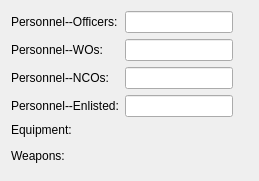
           <widget class="QWidget" name="personnelAndEquipmentTab">
            <attribute name="title">
             <string>Personnel and Equipment</string>
            </attribute>
            <layout class="QVBoxLayout" name="verticalLayout_18">
             <item>
              <layout class="QHBoxLayout" name="horizontalLayout_4">
               <item>
                <layout class="QVBoxLayout" name="verticalLayout_16">
                 <item>
                  <layout class="QGridLayout" name="gridLayout_2">
                   <item row="0" column="0">
                    <widget class="QLabel" name="Base_Personnel_Officers_label">
                     <property name="sizePolicy">
                      <sizepolicy hsizetype="Fixed" vsizetype="Preferred">
                       <horstretch>0</horstretch>
                       <verstretch>0</verstretch>
                      </sizepolicy>
                     </property>
                     <property name="text">
                      <string>Personnel--Officers:</string>
                     </property>
                    </widget>
                   </item>
                   <item row="0" column="1">
                    <widget class="QLineEdit" name="Base_Personnel_Officers">
                     <property name="sizePolicy">
                      <sizepolicy hsizetype="Preferred" vsizetype="Fixed">
                       <horstretch>0</horstretch>
                       <verstretch>0</verstretch>
                      </sizepolicy>
                     </property>
                    </widget>
                   </item>
                   <item row="1" column="0">
                    <widget class="QLabel" name="Base_Personnel_WOs_label">
                     <property name="sizePolicy">
                      <sizepolicy hsizetype="Fixed" vsizetype="Preferred">
                       <horstretch>0</horstretch>
                       <verstretch>0</verstretch>
                      </sizepolicy>
                     </property>
                     <property name="text">
                      <string>Personnel--WOs:</string>
                     </property>
                    </widget>
                   </item>
                   <item row="1" column="1">
                    <widget class="QLineEdit" name="Base_Personnel_WOs">
                     <property name="sizePolicy">
                      <sizepolicy hsizetype="Preferred" vsizetype="Fixed">
                       <horstretch>0</horstretch>
                       <verstretch>0</verstretch>
                      </sizepolicy>
                     </property>
                    </widget>
                   </item>
                   <item row="2" column="0">
                    <widget class="QLabel" name="Base_Personnel_NCOs_label">
                     <property name="sizePolicy">
                      <sizepolicy hsizetype="Fixed" vsizetype="Preferred">
                       <horstretch>0</horstretch>
                       <verstretch>0</verstretch>
                      </sizepolicy>
                     </property>
                     <property name="text">
                      <string>Personnel--NCOs:</string>
                     </property>
                    </widget>
                   </item>
                   <item row="2" column="1">
                    <widget class="QLineEdit" name="Base_Personnel_NCOs">
                     <property name="sizePolicy">
                      <sizepolicy hsizetype="Preferred" vsizetype="Fixed">
                       <horstretch>0</horstretch>
                       <verstretch>0</verstretch>
                      </sizepolicy>
                     </property>
                    </widget>
                   </item>
                   <item row="3" column="0">
                    <widget class="QLabel" name="Base_Personnel_Enlisted_label">
                     <property name="sizePolicy">
                      <sizepolicy hsizetype="Fixed" vsizetype="Preferred">
                       <horstretch>0</horstretch>
                       <verstretch>0</verstretch>
                      </sizepolicy>
                     </property>
                     <property name="text">
                      <string>Personnel--Enlisted:</string>
                     </property>
                    </widget>
                   </item>
                   <item row="3" column="1">
                    <widget class="QLineEdit" name="Base_Personnel_Enlisted">
                     <property name="sizePolicy">
                      <sizepolicy hsizetype="Preferred" vsizetype="Fixed">
                       <horstretch>0</horstretch>
                       <verstretch>0</verstretch>
                      </sizepolicy>
                     </property>
                    </widget>
                   </item>
                  </layout>
                 </item>
                 <item>
                  <layout class="QVBoxLayout" name="verticalLayout_3">
                   <item>
                    <widget class="QLabel" name="Base_Equipment_label">
                     <property name="text">
                      <string>Equipment:</string>
                     </property>
                    </widget>
                   </item>
                   <item>
                    <widget class="QWidget" name="Base_Equipment" native="true">
                     <property name="sizePolicy">
                      <sizepolicy hsizetype="Minimum" vsizetype="MinimumExpanding">
                       <horstretch>0</horstretch>
                       <verstretch>0</verstretch>
                      </sizepolicy>
                     </property>
                     <property name="minimumSize">
                      <size>
                       <width>0</width>
                       <height>0</height>
                      </size>
                     </property>
                     <property name="maximumSize">
                      <size>
                       <width>10000000</width>
                       <height>10000000</height>
                      </size>
                     </property>
                     <property name="element_container" stdset="0">
                      <string notr="true">parameter-data</string>
                     </property>
                     <property name="diable_if_multiple_selection" stdset="0">
                      <bool>true</bool>
                     </property>
                     <property name="element_type" stdset="0">
                      <string notr="true">aggregate_equipment</string>
                     </property>
                     <property name="column-map" stdset="0">
                      <string notr="true">Key=Equipment;Count=Amount;Pacing-Tracking=Pacing/Tracking;Category=Category</string>
                     </property>
                    </widget>
                   </item>
                  </layout>
                 </item>
                 <item>
                  <layout class="QVBoxLayout" name="verticalLayout_10">
                   <item>
                    <widget class="QLabel" name="Base_Weapons_label">
                     <property name="text">
                      <string>Weapons:</string>
                     </property>
                    </widget>
                   </item>
                   <item>
                    <widget class="QWidget" name="Base_Weapons" native="true">
                     <property name="sizePolicy">
                      <sizepolicy hsizetype="Minimum" vsizetype="MinimumExpanding">
                       <horstretch>0</horstretch>
                       <verstretch>0</verstretch>
                      </sizepolicy>
                     </property>
                     <property name="minimumSize">
                      <size>
                       <width>0</width>
                       <height>0</height>
                      </size>
                     </property>
                     <property name="maximumSize">
                      <size>
                       <width>10000000</width>
                       <height>10000000</height>
                      </size>
                     </property>
                     <property name="element_container" stdset="0">
                      <string notr="true">parameter-data</string>
                     </property>
                     <property name="diable_if_multiple_selection" stdset="0">
                      <bool>true</bool>
                     </property>
                     <property name="element_type" stdset="0">
                      <string notr="true">aggregate_weapons</string>
                     </property>
                     <property name="column-map" stdset="0">
                      <string notr="true">Key=Weapon;Count=Amount;Pacing-Tracking=Pacing/Tracking;Category=Category</string>
                     </property>
                    </widget>
                   </item>
                  </layout>
                 </item>
                </layout>
               </item>
               <item>
                <spacer name="horizontalSpacer">
                 <property name="orientation">
                  <enum>Qt::Horizontal</enum>
                 </property>
                 <property name="sizeType">
                  <enum>QSizePolicy::MinimumExpanding</enum>
                 </property>
                 <property name="sizeHint" stdset="0">
                  <size>
                   <width>15</width>
                   <height>20</height>
                  </size>
                 </property>
                </spacer>
               </item>
              </layout>
             </item>
             <item>
              <spacer name="equipmentVerticalSpacer">
               <property name="orientation">
                <enum>Qt::Vertical</enum>
               </property>
               <property name="sizeType">
                <enum>QSizePolicy::Expanding</enum>
               </property>
               <property name="sizeHint" stdset="0">
                <size>
                 <width>17</width>
                 <height>1</height>
                </size>
               </property>
              </spacer>
             </item>
            </layout>
           </widget>
